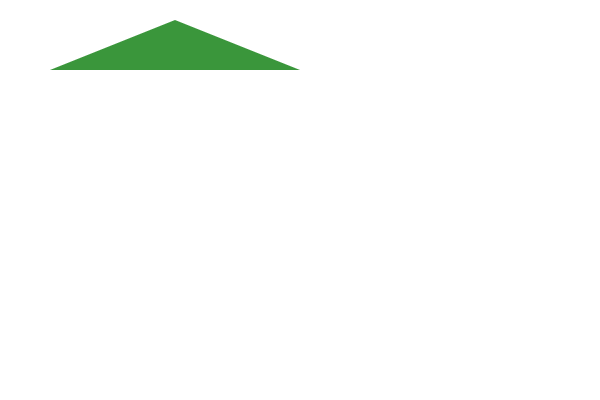
#> input picture python_pixel_linear-regression/0922_01.png, 600 x 400 px
$ jupyter execute --allow-errors 'find area w pixel_선형회귀(Linear Regression) __python.ipynb'
#> lines starting #> are read from the running program, lines starting #| are printed output that depends on the picture; long printed decimals are rounded
[cell 1]
#1. Copy the image below to your favorite folder with a name of your choice.
#Find the area of the triangle with Python.

from PIL import Image
import math
img_1=Image.open('0922_01.png')
#> img_1 is the input picture: PIL image 600x400 RGBA; mean R, G, B, A 1.5, 4, 1.6, 6.6
count=0
for column in range(img_1.size[0]):
    for row in range(img_1.size[1]):
        pix=img_1.getpixel((column,row))

        if pix[0]!=0:
            count+=1
#> after the loop, count = 6400
print(count)
#| 6400

[cell 2]
#2. Factors are whole numbers that are multiplied together to produce another number. If a × b = c then a and b are factors of c. Both a and b divide into c with no remainder.
#For example, factors of 868 are [1, 2, 4, 7, 14, 28, 31, 62, 124, 217, 434, 868].
#Find the list of factors for 724.

factors=[]
for i in range(1,725):
    if 724%i==0:
        factors.append(i)

print(factors)

[cell 3]
#3. Copy the image below to your favorite folder with a name of your choice.
#Find the height of the triangle with Python.

img=Image.open('0922_03.png')
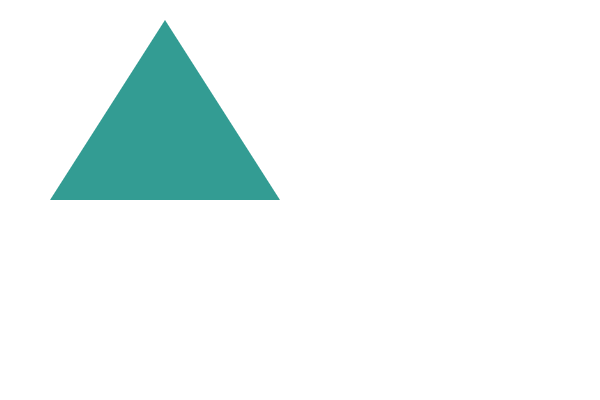
#> input picture python_pixel_linear-regression/0922_03.png, 600 x 400 px
#> img is the input picture: PIL image 600x400 RGBA; mean R, G, B, A 4.4, 13.6, 12.8, 22
axis_y=0
count_y=0

for column in range(img.size[0]):
    for row in range(img.size[1]):
        if img.getpixel((column, row)) != (0, 0, 0, 0):
            count_y+=1
    if axis_y<count_y:
        axis_y=count_y
    count_y=0
#> after the loop, axis_y = 180

print(axis_y)
#| 180

[cell 4]
#4. Copy the image below to your favorite folder with a name of your choice.
#Find the best slope and y-intercept for the data shown in the graph with the library PIL and Python.
#Round your answers to 2 decimal places and place them in a tuple.

img_4=Image.open('0922_04.png')
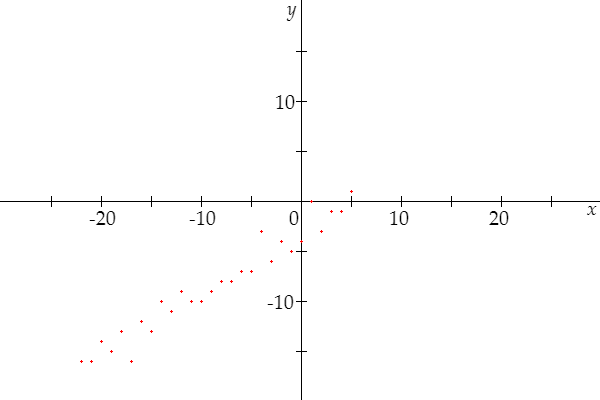
#> input picture python_pixel_linear-regression/0922_04.png, 600 x 400 px
#> img_4 is the input picture: PIL image 600x400 RGBA; mean R, G, B, A 0.1, 0, 0, 1.9
black=[]
colors=[]
red_dot=[]
for column in range(img_4.size[0]):
    for row in range(img_4.size[1]):
        dots=img_4.getpixel((column,row))
        if dots[0]==255 and dots[0]!=dots[1]:
            red_dot.append((column,row))
#> after the loop, red_dot = 140 pairs, first value 80 to 352, second value 190 to 362
x_avg=0
y_avg=0
x_sum=0
y_sum=0
upper=0
lower=0
for i in red_dot:
    x_sum+=i[0]
    y_sum+=i[1]
#> this loop made 140 passes
#> (i, x_sum, y_sum) on passes 2 to 13: ((81, 360), 161, 721), ((81, 361), 242, 1082), ((81, 362), 323, 1444), ((82, 361), 405, 1805), ((90, 361), 495, 2166), ((91, 360), 586, 2526), ((91, 361), 677, 2887), ((91, 362), 768, 3249), ((92, 361), 860, 3610), ((100, 341), 960, 3951), ((101, 340), 1061, 4291), ((101, 341), 1162, 4632)
#> (x_sum, y_sum) on pass 1: (80, 361)
#> after the loop, x_sum = 30240; y_sum = 39640
x_avg=x_sum/len(red_dot)
#> x_avg = 216
y_avg=y_sum/len(red_dot)
#> y_avg = 283.1
for i in red_dot:
    upper+=(i[0]-x_avg)*-(i[1]-y_avg)
    lower+=math.pow((i[0]-x_avg),2)
#> this loop made 140 passes
#> (i, upper, lower) on passes 1 to 12: ((80, 361), 10588.6, 18496), ((81, 360), 20964.3, 36721), ((81, 361), 31475, 54946), ((81, 362), 42120.7, 73171), ((82, 361), 52553.6, 91127), ((90, 361), 62363.6, 107003), ((91, 360), 71970.7, 122628), ((91, 361), 81702.9, 138253), ((91, 362), 91560, 153878), ((92, 361), 101214.3, 169254), ((100, 341), 107925.7, 182710), ((101, 340), 114464.3, 195935)
#> after the loop, lower = 913556; upper = 552500
slope=upper/lower
#> slope = 0.605

y_bar=y_avg-slope*x_avg
#> y_bar = 152.5

print(round(slope,2), y_bar)
#| 0.6 152.510

[cell 5]
#5. Make the list 100 times longer by multiplying 100 to the list provided in the data below.
#Make a new list consisting of items at even indices of the long list above.
#Then make another list consisting of items at odd indices of the previous list.
#Repeat the previous procedure three more times. Return the number of items in the final list.

data=[87,101,68,53,55,82,89,49,75,57,114,103,108,80,98]

data*=100
for i in range(4):
    data=data[::2]
    data=data[1::2]

print(len(data))

[cell 6]
#6. Extend the list of [66, 105, 103, 32, 65, 112, 112, 108, 101] to the end of the list provided in the data below.
#Multiply 100 to the list to make a long list.
#xtract the items at even indices from the long list to make a new list.
#Then make another list consisting of items at odd indices of the previous list.
#Repeat the previous procedure three more times. Return the number of items in the final list.

data=[81, 48, 88, 70, 75, 111, 73, 67, 89, 117, 106, 56, 50, 114, 69]

ex_data= [66, 105, 103, 32, 65, 112, 112, 108, 101]
data.extend(ex_data)
data*=100
for i in range(4):
    data=data[::2]
    data=data[1::2]
print(len(data))

[cell 7]
#7. Copy the image below to your favorite folder with a name of your choice.
#Find the intensity of blue in the colored rectangle with Python.

img_7=Image.open('0922_07.png')
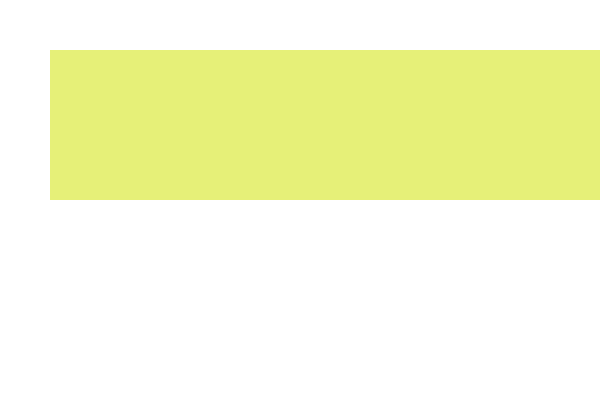
#> input picture python_pixel_linear-regression/0922_07.png, 600 x 400 px
#> img_7 is the input picture: PIL image 600x400 RGBA; mean R, G, B, A 79.1, 82.5, 41.2, 87.7
colors=[]
for column in range(img_7.size[0]):
    for row in range(img_7.size[1]):
        if img_7.getpixel((column,row)) != (0,0,0,0):
            if img_7.getpixel((column,row))[2] not in colors:
                colors.append(img_7.getpixel((column,row))[2])
#> after the loop, colors = [120]

print(colors[0])
#| 120

[cell 8]
#8. Copy the image below to your favorite folder with a name of your choice.
#Find the color, Ex. (111, 133, 25), of the larger rectangle with Python.

from PIL import Image
img_8=Image.open('0922_08.png')
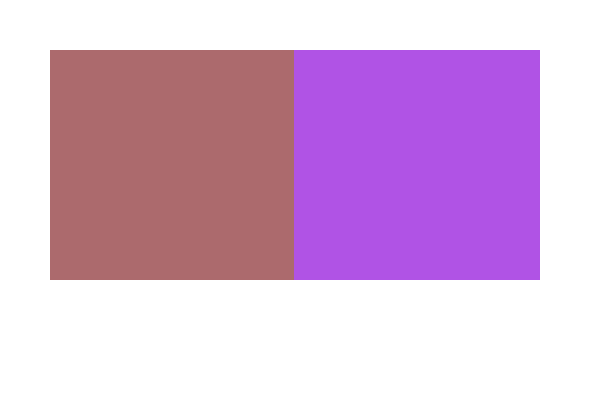
#> input picture python_pixel_linear-regression/0922_08.png, 600 x 400 px
#> img_8 is the input picture: PIL image 600x400 RGBA; mean R, G, B, A 81.7, 44.4, 79.5, 119.7

brown = (172, 106, 109, 255)
purple = (176, 83, 229, 255)
b_count= 0
p_count= 0
for column in range(img_8.size[0]):
    for row in range(img_8.size[1]):
        pix=img_8.getpixel((column,row))
        if pix == (172,106,109,255):
            b_count +=1
        elif pix == (176,83,229,255):
            p_count +=1
#> after the loop, b_count = 56120; p_count = 56580

if b_count > p_count :
    print(brown)
elif p_count> b_count:
    print(purple)
else:
    print("크기같음")

#> (a cell that did not finish here is left out)

[cell 10]
#10. Copy the image below to your favorite folder with a name of your choice.
#Find the area of the triangle with Python.

img_10=Image.open('0922_10.png')
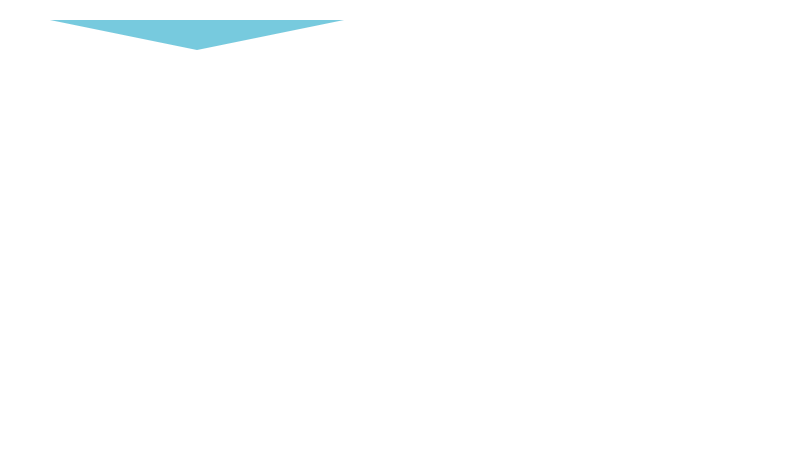
#> input picture python_pixel_linear-regression/0922_10.png, 800 x 450 px
#> img_10 is the input picture: PIL image 800x450 RGBA; mean R, G, B, A 1.5, 2.6, 2.8, 3.1
count=0
for column in range(img_10.size[0]):
    for row in range(img_10.size[1]):
        pix=img_10.getpixel((column,row))

        if pix[0]!=0:
            count+=1
#> after the loop, count = 4560
print(count)
#| 4560
